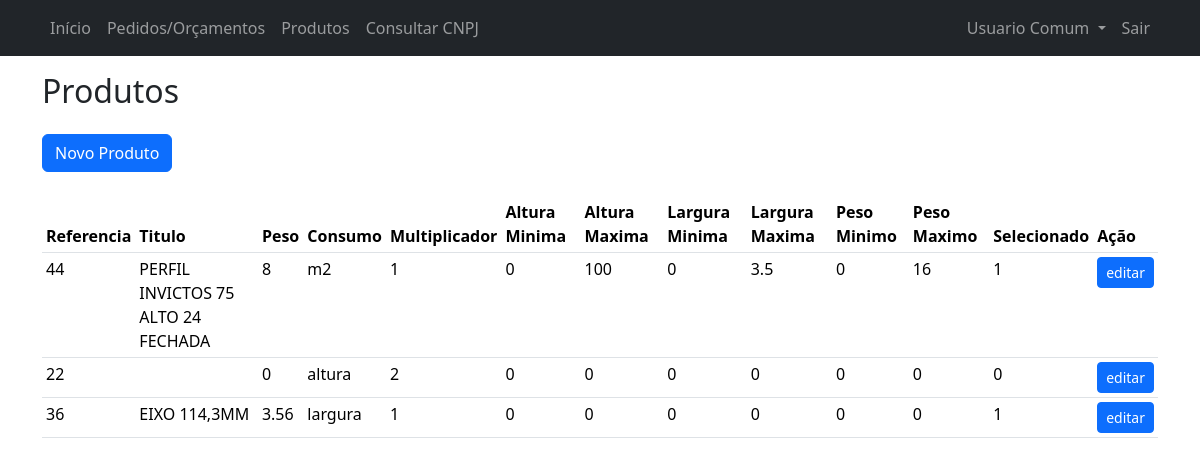
Before: /produtos.php (signed in) with the older database file.
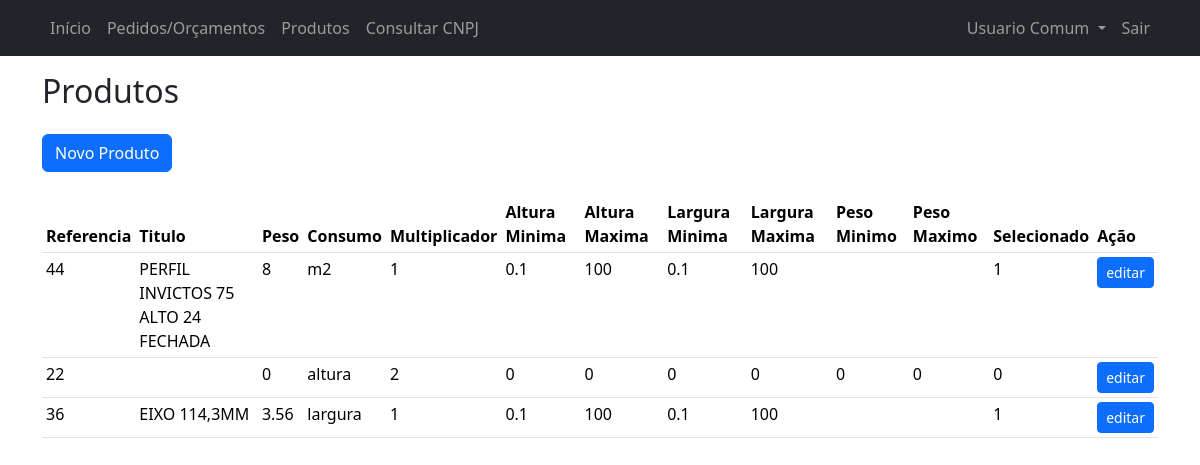
After: the same page with the newer database file.
### tables this page shows
CREATE TABLE `produtos` (
  `id` int NOT NULL,
  `codigo` varchar(64) NOT NULL,
  `titulo` varchar(256) DEFAULT NULL,
  `peso` float DEFAULT NULL,
  `consumo` varchar(64) DEFAULT NULL,
  `multiplicador` float DEFAULT NULL,
  `altura_minima` float DEFAULT NULL,
  `altura_maxima` float DEFAULT NULL,
  `largura_minima` float DEFAULT NULL,
  `largura_maxima` float DEFAULT NULL,
  `peso_minimo` float DEFAULT NULL,
  `peso_maximo` float DEFAULT NULL,
  `selecionado` tinyint(1) DEFAULT NULL,
  `deleted` tinyint(1) DEFAULT NULL,
  `created_by` int DEFAULT NULL,
  `created_at` datetime DEFAULT NULL,
  `updated_by` int DEFAULT NULL,
  `updated_at` datetime DEFAULT NULL,
  `deleted_by` int DEFAULT NULL,
  `deleted_at` datetime DEFAULT NULL
);

### produtos.php (the view, shortened to what this page needs)
<!DOCTYPE html>
<html lang="pt-br">
<head>
    <?php require('partials/head.php'); ?>
</head>
<body>
    <?php
        require('partials/navbar.php');
    ?>
    <div class="container my-3">
        <h2>Produtos</h2>
    </div>
    <div class="container mt-4">
        <a href="novo_produto.php" class="btn btn-primary" role="button">Novo Produto</a>
    </div>
    <div class="container mt-4">
        <table class="table table-hover table-sm">
            <thead>
                <tr>
                    <th>Referencia</th>
                    <th>Titulo</th>
                    <th>Peso</th>
                    <th>Consumo</th>
                    <th>Multiplicador</th>
                    <th>Altura Minima</th>
                    <th>Altura Maxima</th>
                    <th>Largura Minima</th>
                    <th>Largura Maxima</th>
                    <th>Peso Minimo</th>
                    <th>Peso Maximo</th>
                    <th>Selecionado</th>
                    <th>Ação</th>
                </tr>
            </thead>
            <tbody>
                <?php
                    require('config/connection.php');
                    $sql = "SELECT `id`,`codigo`,`titulo`,`peso`,`consumo`,`multiplicador`,`altura_minima`,`altura_maxima`,`largura_minima`,`largura_maxima`,`peso_minimo`,`peso_maximo`,`selecionado`
                            FROM `produtos`
                            WHERE `deleted` = :deleted";
                    $stmt = $pdo->prepare($sql);
                    $stmt->bindValue(':deleted', 0);
                    $stmt->execute();
                    $resultado = $stmt->fetchAll(PDO::FETCH_ASSOC);
                    foreach($resultado as $row){
                        $id = isset($row['id'])?$row['id']:"";
                        $codigo = isset($row['codigo'])?$row['codigo']:"";
                        $titulo = isset($row['titulo'])?$row['titulo']:"";
                        $peso = isset($row['peso'])?$row['peso']:"";
                        $consumo = isset($row['consumo'])?$row['consumo']:"";
                        $multiplicador = isset($row['multiplicador'])?$row['multiplicador']:"";
                        $alturaMinima = isset($row['altura_minima'])?$row['altura_minima']:"";
                        $alturaMaxima = isset($row['altura_maxima'])?$row['altura_maxima']:"";
                        $larguraMinima = isset($row['largura_minima'])?$row['largura_minima']:"";
                        $larguraMaxima = isset($row['largura_maxima'])?$row['largura_maxima']:"";
                        $pesoMinimo = isset($row['peso_minimo'])?$row['peso_minimo']:"";
                        $pesoMaximo = isset($row['peso_maximo'])?$row['peso_maximo']:"";
                        $selecionado = isset($row['selecionado'])?$row['selecionado']:"";
                    echo "<tr>";
                    echo "    <td>$codigo</td>";
                    echo "    <td>$titulo</td>";
                    echo "    <td>$peso</td>";
                    echo "    <td>$consumo</td>";
                    echo "    <td>$multiplicador</td>";
                    echo "    <td>$alturaMinima</td>";
                    echo "    <td>$alturaMaxima</td>";
                    echo "    <td>$larguraMinima</td>";
                    echo "    <td>$larguraMaxima</td>";
                    echo "    <td>$pesoMinimo</td>";
                    echo "    <td>$pesoMaximo</td>";
                    echo "    <td>$selecionado</td>";
                    echo "    <td><a class=\"btn btn-primary btn-sm\" href=\"editar_produto.php?produto_id=$id\">editar</a></td>";
                    echo "</tr>";
                    }
                ?>
            </tbody>
        </table>
    </div>
</body>
</html>

### partials/head.php (shortened to what this page needs)
<link rel="stylesheet" href="assets/css/bootstrap.min.css">

### partials/navbar.php (shortened to what this page needs)
<nav class="navbar navbar-dark bg-dark navbar-expand-lg">
  <div class="container-fluid container">
    <div class="offcanvas offcanvas-start text-bg-dark" tabindex="-1" id="offcanvasDarkNavbar" aria-labelledby="offcanvasDarkNavbarLabel">
      <div class="offcanvas-body">
        <ul class="navbar-nav me-auto mb-2 mb-lg-0">
          <li class="nav-item">
            <a class="nav-link" href="index.php">Início</a>
          </li>
          <li class="nav-item">
            <a class="nav-link" href="pedidos.php">Pedidos/Orçamentos</a>
          </li>
          <li class="nav-item">
            <a class="nav-link" href="produtos.php">Produtos</a>
          </li>
          <li class="nav-item">
            <a class="nav-link" href="consulta_cnpj_visualizacao.php">Consultar CNPJ</a>
          </li>
        </ul>
        <ul class="navbar-nav mb-2 ms-auto mb-lg-0">
          <li class="nav-item dropdown">
            <a class="nav-link dropdown-toggle" href="#" role="button" data-bs-toggle="dropdown" aria-expanded="false">
              <?= isset($_SESSION['loggedUserName'])?$_SESSION['loggedUserName']:"Usuário"; ?>
            </a>
          </li>
          <li class="nav-item">
            <a class="nav-link" href="controller/logout.php">Sair</a>
          </li>
        </ul>
      </div>
    </div>
  </div>
</nav>

Changed rows visible on the page:
removed produtos: codigo "44", titulo "PERFIL INVICTOS 75 ALTO 24 FECHADA", peso "8", consumo "m2", multiplicador "1", altura_minima "0", altura_maxima "100", largura_minima "0", largura_maxima "3.5", peso_minimo "0", peso_maximo "16", selecionado "1"
removed produtos: codigo "36", titulo "EIXO 114,3MM", peso "3.56", consumo "largura", multiplicador "1", altura_minima "0", altura_maxima "0", largura_minima "0", largura_maxima "0", peso_minimo "0", peso_maximo "0", selecionado "1"
added produtos: codigo "44", titulo "PERFIL INVICTOS 75 ALTO 24 FECHADA", peso "8", consumo "m2", multiplicador "1", altura_minima "0.1", altura_maxima "100", largura_minima "0.1", largura_maxima "100", selecionado "1"
added produtos: codigo "36", titulo "EIXO 114,3MM", peso "3.56", consumo "largura", multiplicador "1", altura_minima "0.1", altura_maxima "100", largura_minima "0.1", largura_maxima "100", selecionado "1"
